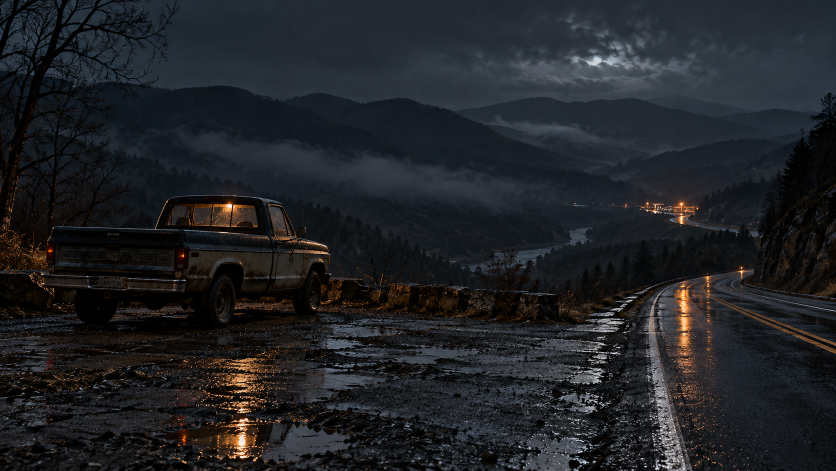
#> input picture projects/el-camion-y-la-carretera/media/batch_01/source/EC-01.png, 1672 x 941 px, given as the content of the folder cts/el-camion-y-la-carretera/media/batch_01/source/EC-01.png, which was not available (shown at 1/2 size)
$ python living_paint_transfer.py --input ../../../projects/el-camion-y-la-carretera/media/batch_01/source/EC-01.png --output out.png
#> lines starting #> are read from the running program, lines starting #| are printed output that depends on the picture; pictures that were not available may be replaced by others from this repository, and a replacement may not be noted
#> in main, im is the input picture: shape (941, 1672, 3); mean B, G, R 38.1, 34.5, 32.4
#!/usr/bin/env python3
"""CPU-only surface preparation for painterly music-video keyframes.

The method preserves scene content while matching a stable living-painting surface:
visible pigment/canvas, luminous highlights, controlled split-toning, and no frame-to-frame
texture regeneration. It is intended as a preprocessing stage before parallax/NeRF/effects.
"""
from __future__ import annotations
import argparse, json
from pathlib import Path
import cv2
import numpy as np

TONES = {
    "village": {"shadow": (15,7,-3), "mid": (4,2,0), "high": (-5,4,8)},
    "threshold": {"shadow": (10,4,-2), "mid": (0,3,5), "high": (-8,9,18)},
    "tavern": {"shadow": (0,2,2), "mid": (-5,8,18), "high": (-10,12,26)},
    "coin": {"shadow": (10,7,4), "mid": (4,4,4), "high": (8,8,8)},
    "dawn": {"shadow": (8,5,1), "mid": (-1,5,10), "high": (-8,10,24)},
}

def fit_16x9(im:np.ndarray,w:int=1280,h:int=720,zoom:float=1.03,xoff:float=0,yoff:float=0)->np.ndarray:
#> called with w = 1280, h = 720, zoom = 1.03, xoff = 0, yoff = 0
    ih,iw=im.shape[:2]; target=w/h; src=iw/ih
    if src>target: ch=ih; cw=int(ch*target)
    else: cw=iw; ch=int(cw/target)
    cw=max(8,int(cw/zoom)); ch=max(8,int(ch/zoom))
    cx=int(iw*(0.5+xoff)); cy=int(ih*(0.5+yoff))
    x0=max(0,min(iw-cw,cx-cw//2)); y0=max(0,min(ih-ch,cy-ch//2))
    return cv2.resize(im[y0:y0+ch,x0:x0+cw],(w,h),interpolation=cv2.INTER_LANCZOS4)
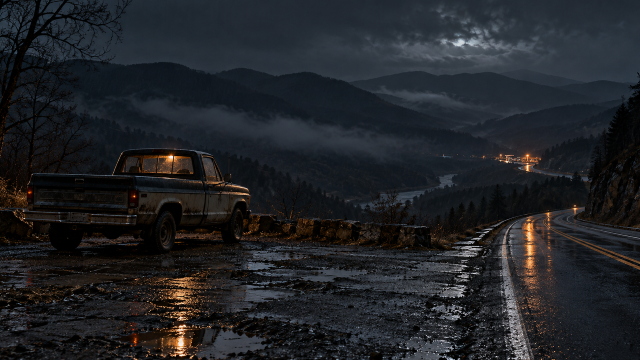
#> returned value: shape (720, 1280, 3) (shown at 1/2 size); mean of channels 0, 1, 2 38.5, 34.8, 32.8; drawn as B, G, R

def split_tone(im:np.ndarray,family:str)->np.ndarray:
#> called with family = 'tavern'
    f=im.astype(np.float32)
    lab=cv2.cvtColor(im,cv2.COLOR_BGR2LAB)
#> lab: shape (720, 1280, 3); mean of channels 0, 1, 2 53.6, 128.2, 125.3
    L=lab[:,:,0].astype(np.float32)/255.0
    sh=np.clip((0.58-L)/0.58,0,1)**1.35
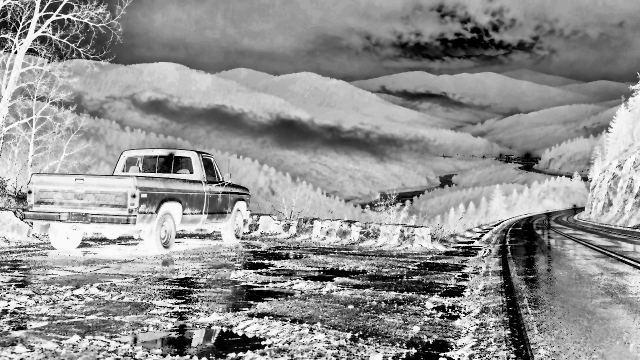
#> sh: shape (720, 1280) float32 (shown at 1/2 size); min 0, max 1, mean 0.576
    hi=np.clip((L-0.44)/0.56,0,1)**1.55
    mid=np.clip(1.0-np.abs(L-0.52)/0.52,0,1)**1.6
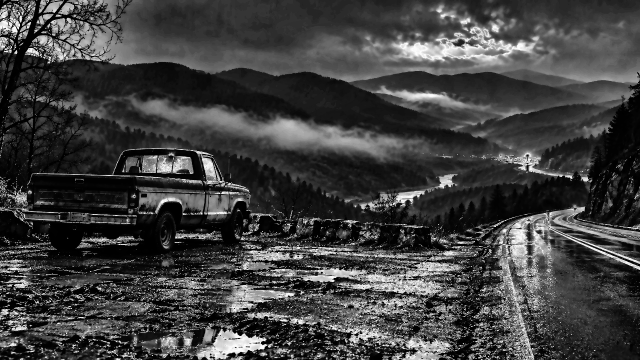
#> mid: shape (720, 1280) float32 (shown at 1/2 size); min 0, max 0.995, mean 0.251
    t=TONES[family]
    for c in range(3):
        f[:,:,c]+=sh*t['shadow'][c]+mid*t['mid'][c]+hi*t['high'][c]
    return np.clip(f,0,255).astype(np.uint8)

def luminous_pigment(im:np.ndarray,family:str)->np.ndarray:
    sm=cv2.bilateralFilter(im,7,20,20)
    lab=cv2.cvtColor(sm,cv2.COLOR_BGR2LAB)
    clahe=cv2.createCLAHE(clipLimit=1.55,tileGridSize=(10,10))
    lab[:,:,0]=clahe.apply(lab[:,:,0])
    out=cv2.cvtColor(lab,cv2.COLOR_LAB2BGR)
    out=split_tone(out,family)
    gray=cv2.cvtColor(out,cv2.COLOR_BGR2GRAY).astype(np.float32)/255
    m=np.clip((gray-0.62)/0.38,0,1)**1.7
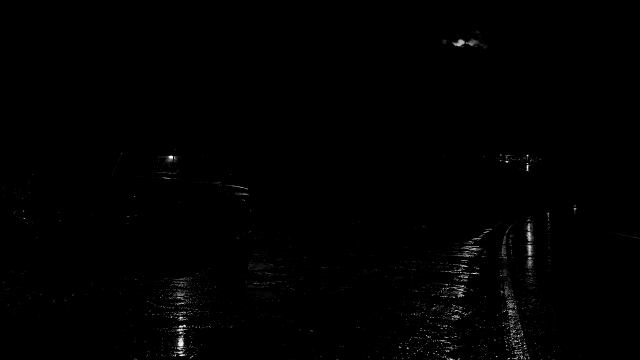
#> m: shape (720, 1280) float32 (shown at 1/2 size); min 0, max 0.983, mean 0.00515
    glow=cv2.GaussianBlur(out,(0,0),4.2).astype(np.float32)
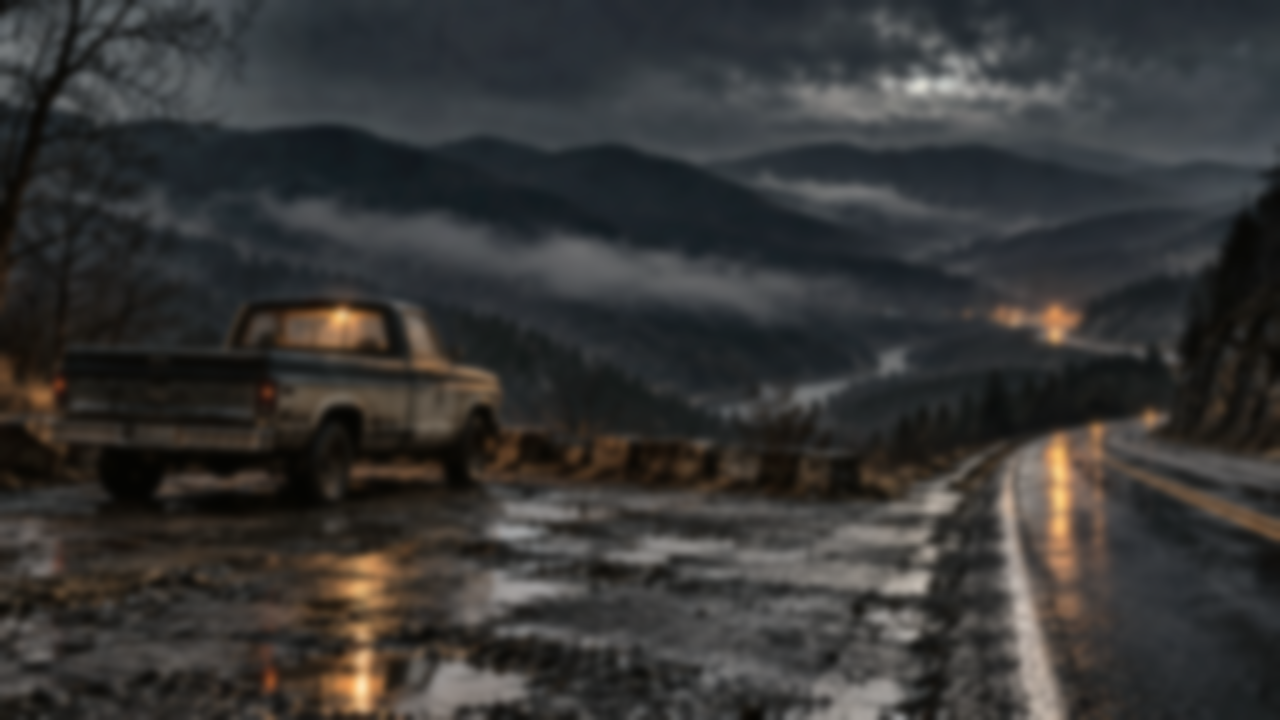
#> glow: shape (720, 1280, 3) float32; mean B, G, R 53.5, 54.4, 55
    f=out.astype(np.float32)*(1-(0.10*m)[...,None])+glow*(0.10*m)[...,None]
    return np.clip(f,0,255).astype(np.uint8)

def canvas_and_brush_texture(im:np.ndarray,seed:int,strength:float=1.0)->np.ndarray:
#> called with seed = 302, strength = 1
    h,w=im.shape[:2]
    rng=np.random.default_rng(seed)
    yy,xx=np.mgrid[0:h,0:w].astype(np.float32)
    weave=0.55*np.sin(xx/3.1)+0.38*np.sin(yy/4.4)+0.24*np.sin((xx+yy)/7.7)
    coarse=rng.normal(0,1,(max(8,h//24),max(8,w//24))).astype(np.float32)
    coarse=cv2.resize(coarse,(w,h),interpolation=cv2.INTER_CUBIC)
    coarse=cv2.GaussianBlur(coarse,(0,0),2.4)
    fine=rng.normal(0,1,(h,w)).astype(np.float32)
    fine=cv2.GaussianBlur(fine,(0,0),0.65)
    tex=(weave*0.72+coarse*1.75+fine*0.45)*strength
    f=im.astype(np.float32)
    f[:,:,0]+=tex*0.72; f[:,:,1]+=tex*0.88; f[:,:,2]+=tex
    return np.clip(f,0,255).astype(np.uint8)

def finish(im:np.ndarray,family:str,seed:int)->np.ndarray:
    out=luminous_pigment(im,family)
    out=canvas_and_brush_texture(out,seed,0.85 if family=='coin' else 1.0)
    blur=cv2.GaussianBlur(out,(0,0),0.95)
    out=cv2.addWeighted(out,1.065,blur,-0.065,0)
    h,w=out.shape[:2]; y,x=np.mgrid[-1:1:complex(h),-1:1:complex(w)]
    r=np.sqrt((x*0.80)**2+(y*0.72)**2)
    vig=np.clip(1.035-0.095*np.maximum(0,r-0.35),0.90,1.035)
    return np.clip(out.astype(np.float32)*vig[...,None],0,255).astype(np.uint8)

def load_family_map(path:str|None)->dict[str,str]:
    if not path:return {}
    data=json.loads(Path(path).read_text())
    return data.get('families',data)

def main():
    ap=argparse.ArgumentParser()
    ap.add_argument('--input',required=True); ap.add_argument('--output',required=True)
    ap.add_argument('--width',type=int,default=1280); ap.add_argument('--height',type=int,default=720)
    ap.add_argument('--seed',type=int,default=302); ap.add_argument('--default-family',choices=TONES,default='tavern')
    ap.add_argument('--family-map',help='JSON mapping filename or stem to village/threshold/tavern/coin/dawn')
    args=ap.parse_args()
    inp=Path(args.input); outdir=Path(args.output); outdir.mkdir(parents=True,exist_ok=True)
    fmap=load_family_map(args.family_map); records=[]
    for i,p in enumerate(sorted(inp.glob('*'))):
        if p.suffix.lower() not in {'.jpg','.jpeg','.png','.webp'}: continue
        im=cv2.imread(str(p),cv2.IMREAD_COLOR)
        if im is None: continue
        family=fmap.get(p.name,fmap.get(p.stem,args.default_family))
        if family not in TONES: raise SystemExit(f'unknown family {family} for {p.name}')
        im=fit_16x9(im,args.width,args.height)
        im=finish(im,family,args.seed+i*101)
        out=outdir/(p.stem+'_paint.jpg')
        cv2.imwrite(str(out),im,[int(cv2.IMWRITE_JPEG_QUALITY),94])
        records.append({'source':p.name,'output':out.name,'family':family,'seed':args.seed+i*101})
    (outdir/'index.json').write_text(json.dumps({'method':'living-paint-transfer-v1','records':records},indent=2))
    print(f'wrote {len(records)} styled frames to {outdir}')

if __name__=='__main__': main()

$ run again, on projects/el-camion-y-la-carretera/media/batch_01/source/EC-05.png
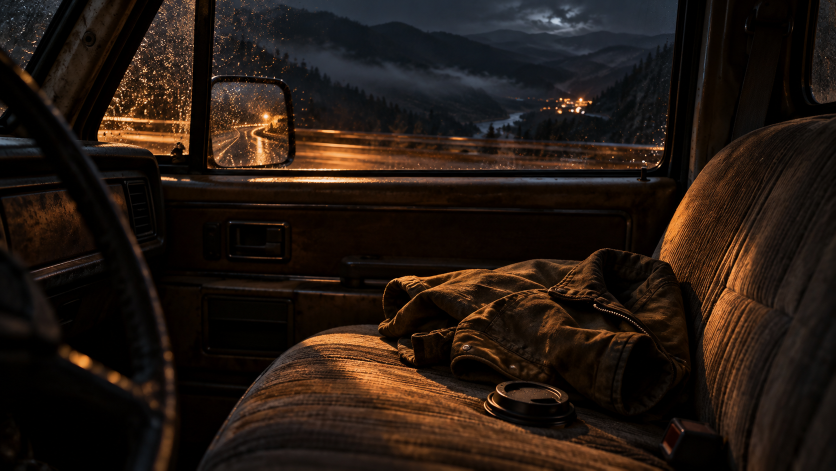
#> input picture projects/el-camion-y-la-carretera/media/batch_01/source/EC-05.png, 1672 x 941 px, given as the content of the folder cts/el-camion-y-la-carretera/media/batch_01/source/EC-05.png, which was not available (shown at 1/2 size)
#> in main, im is the input picture: shape (941, 1672, 3); mean B, G, R 17.8, 24.5, 35.7
#> in luminous_pigment, `m=np.clip((gray-0.62)/0.38,0,1)**1.7`:
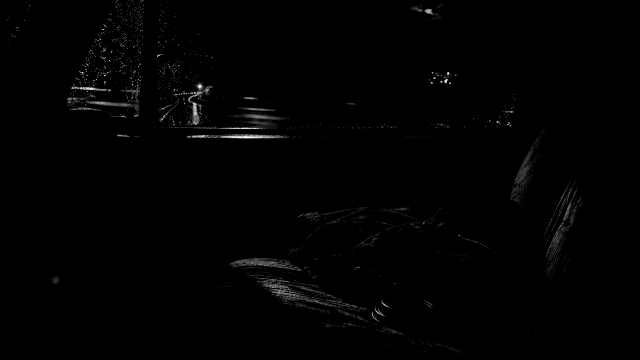
#> m: shape (720, 1280) float32 (shown at 1/2 size); min 0, max 0.983, mean 0.00747
#> in luminous_pigment, `glow=cv2.GaussianBlur(out,(0,0),4.2).astype(np.float32)`:
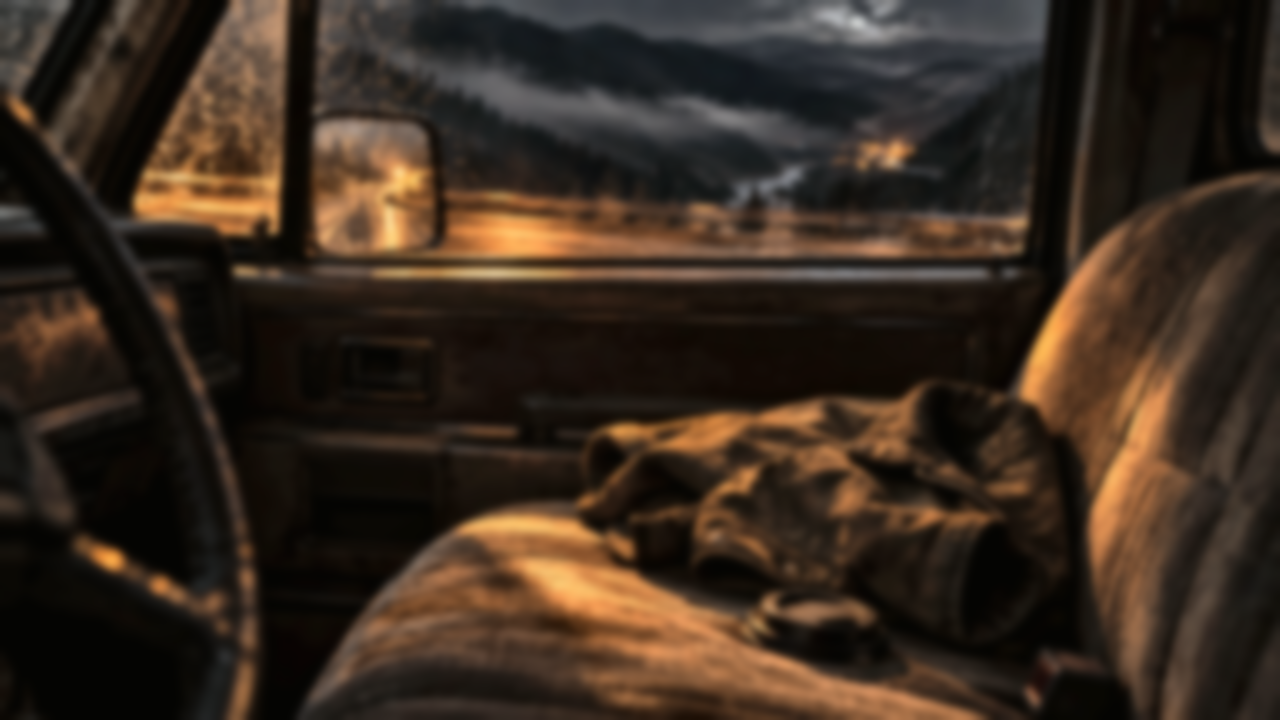
#> glow: shape (720, 1280, 3) float32; mean B, G, R 32.1, 43.6, 57.5

$ run again, on projects/el-camion-y-la-carretera/media/batch_01/source/EC-06.png
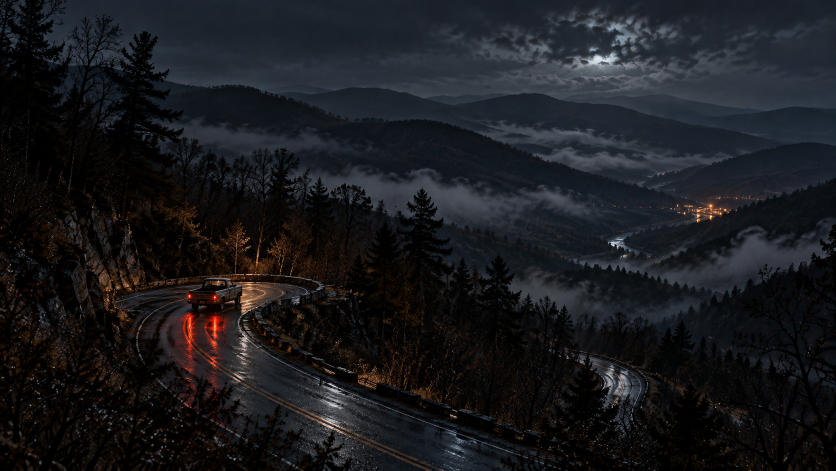
#> input picture projects/el-camion-y-la-carretera/media/batch_01/source/EC-06.png, 1672 x 941 px, given as the content of the folder cts/el-camion-y-la-carretera/media/batch_01/source/EC-06.png, which was not available (shown at 1/2 size)
#> in main, im is the input picture: shape (941, 1672, 3); mean B, G, R 29.7, 26.5, 25.6
#> in split_tone, `hi=np.clip((L-0.44)/0.56,0,1)**1.55`:
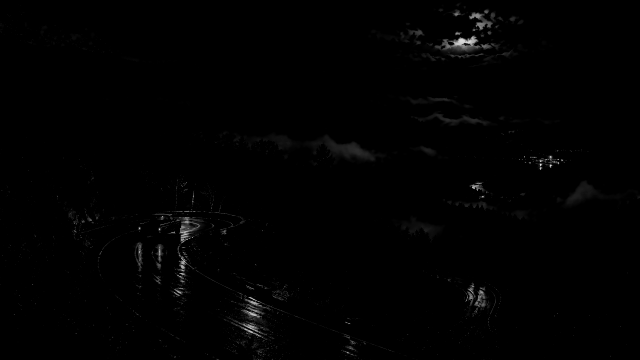
#> hi: shape (720, 1280) float32 (shown at 1/2 size); min 0, max 1, mean 0.00632
#> in luminous_pigment, `glow=cv2.GaussianBlur(out,(0,0),4.2).astype(np.float32)`:
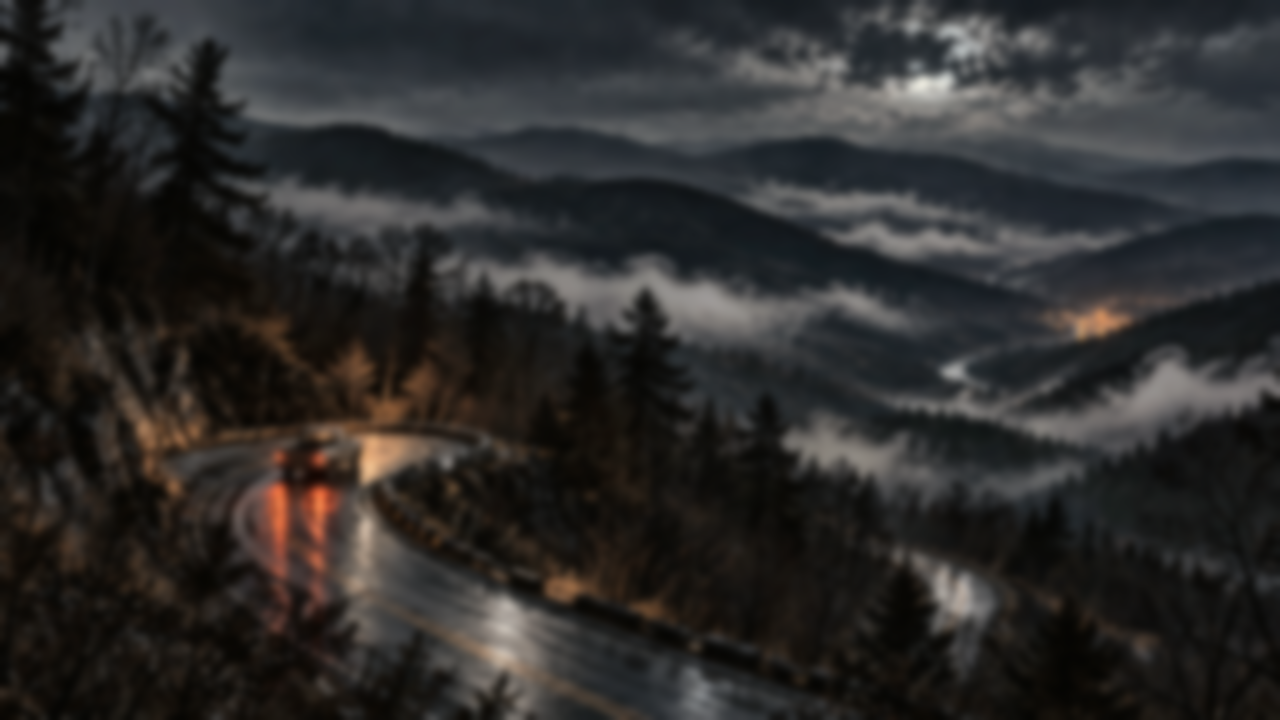
#> glow: shape (720, 1280, 3) float32; mean B, G, R 43.5, 44.4, 45.5
